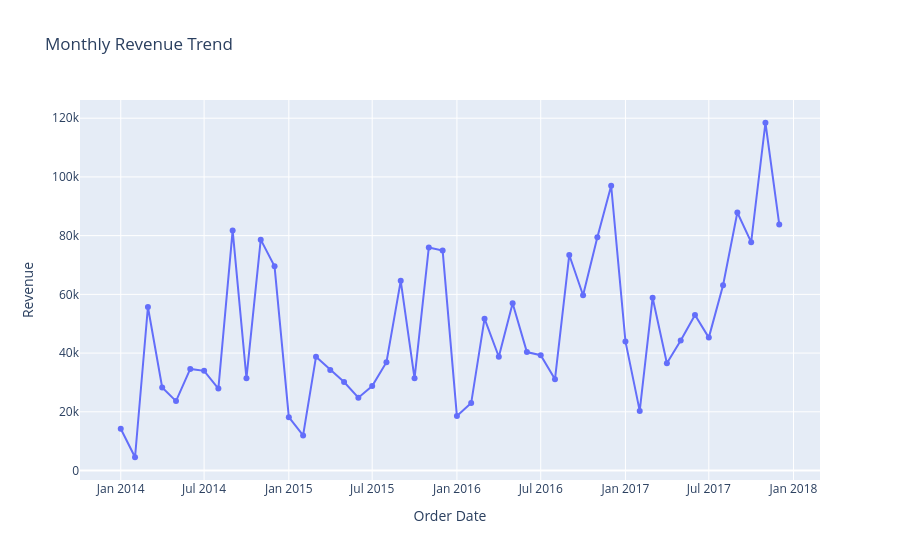

Notebook source saved alongside this figure:
### Markdown cell above
## Monthly Revenue Trend

This visualization tracks revenue over time to identify seasonal patterns and monthly sales performance.

### Code cell
monthly_sales = (
    df.groupby(df["Order Date"].dt.to_period("M"))["Revenue"]
      .sum()
      .reset_index()
)

monthly_sales["Order Date"] = monthly_sales["Order Date"].astype(str)

fig = px.line(
    monthly_sales,
    x="Order Date",
    y="Revenue",
    markers=True,
    title="Monthly Revenue Trend"
)

fig.show()

### Figure 1 — Plotly figure (JSON) as saved in the notebook; plotly's stock layout.template omitted (floating-point values rounded to 4 significant figures)
{"data": [{"hovertemplate": "Order Date=%{x}<br>Revenue=%{y}<extra></extra>", "legendgroup": "", "line": {"color": "#636efa", "dash": "solid"}, "marker": {"symbol": "circle"}, "mode": "lines+markers", "name": "", "orientation": "v", "showlegend": false, "type": "scatter", "x": ["2014-01", "2014-02", "2014-03", "2014-04", "2014-05", "2014-06", "2014-07", "2014-08", "2014-09", "2014-10", "2014-11", "2014-12", "2015-01", "2015-02", "2015-03", "2015-04", "2015-05", "2015-06", "2015-07", "2015-08", "2015-09", "2015-10", "2015-11", "2015-12", "2016-01", "2016-02", "2016-03", "2016-04", "2016-05", "2016-06", "2016-07", "2016-08", "2016-09", "2016-10", "2016-11", "2016-12", "2017-01", "2017-02", "2017-03", "2017-04", "2017-05", "2017-06", "2017-07", "2017-08", "2017-09", "2017-10", "2017-11", "2017-12"], "xaxis": "x", "y": [14240.0, 4520.0, 55690.0, 28300.0, 23650.0, 34600.0, 33950.0, 27910.0, 81780.0, 31450.0, 78630.0, 69550.0, 18170.0, 11950.0, 38730.0, 34200.0, 30130.0, 24800.0, 28770.0, 36900.0, 64600.0, 31400.0, 75970.0, 74920.0, 18540.0, 22980.0, 51720.0, 38750.0, 56990.0, 40340.0, 39260.0, 31120.0, 73410.0, 59690.0, 79410.0, 97000.0, 43970.0, 20300.0, 58870.0, 36520.0, 44260.0, 52980.0, 45260.0, 63120.0, 87870.0, 77780.0, 118400.0, 83830.0], "yaxis": "y"}], "layout": {"legend": {"tracegroupgap": 0}, "title": {"text": "Monthly Revenue Trend"}, "xaxis": {"anchor": "y", "domain": [0, 1], "title": {"text": "Order Date"}}, "yaxis": {"anchor": "x", "domain": [0, 1], "title": {"text": "Revenue"}}}}
